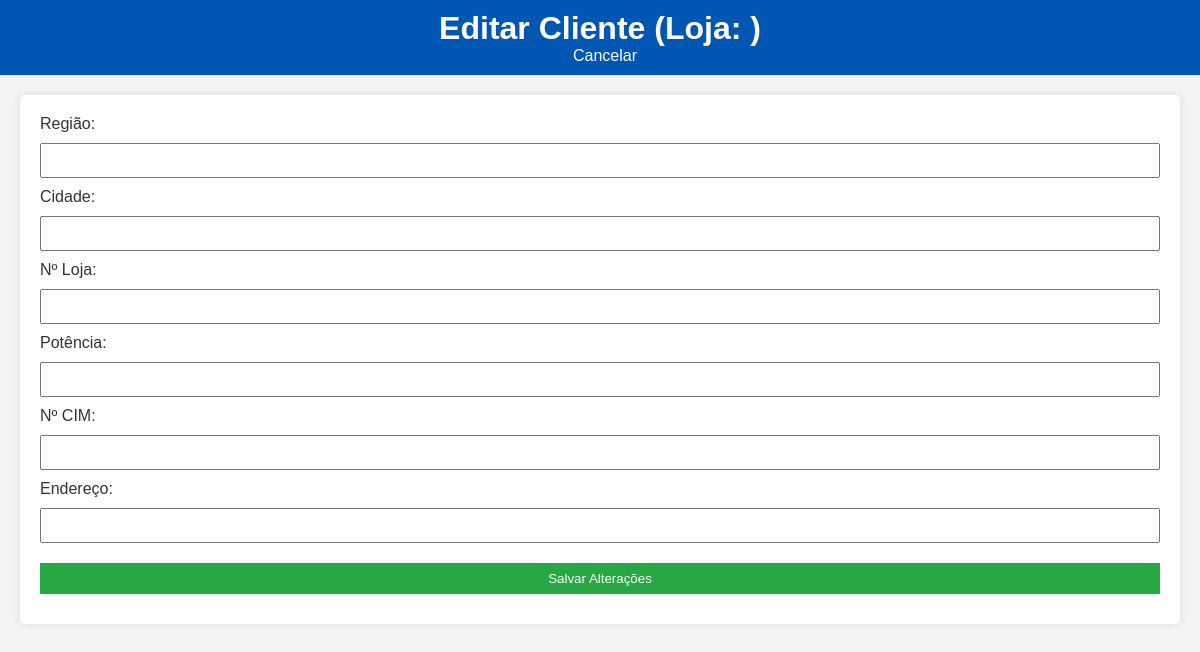
/cliente/editar/2, run on an earlier commit of the app's database.
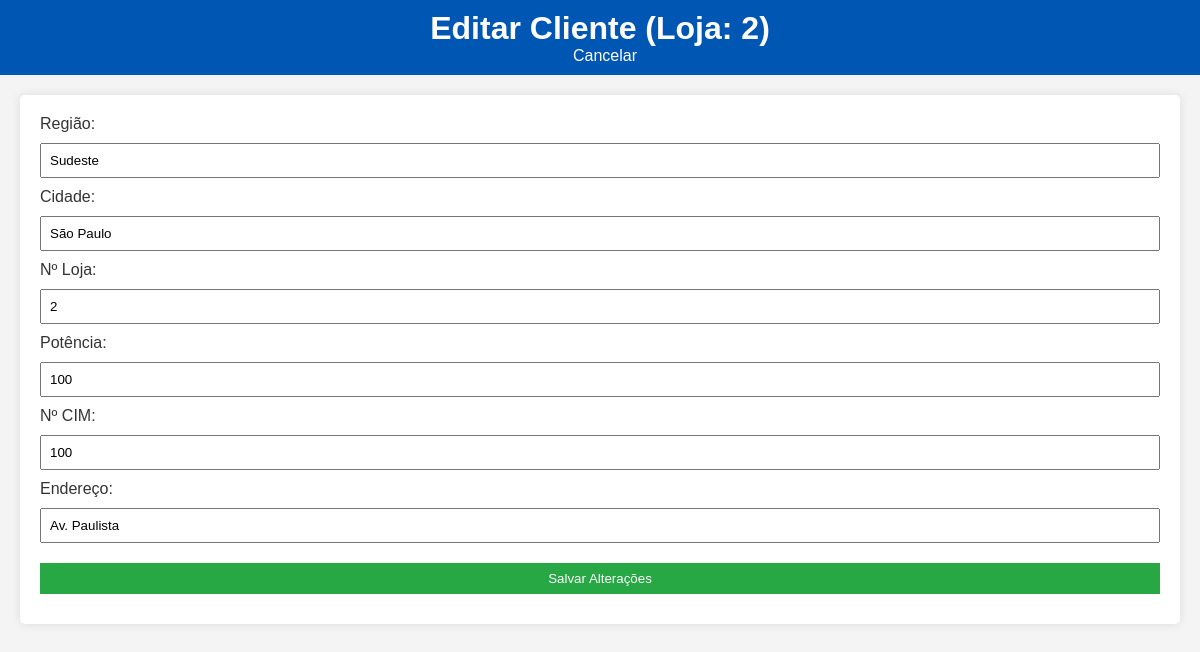
And on a later commit of the database.
### tables this page shows
CREATE TABLE clientes (
                 id INTEGER PRIMARY KEY,
                 regiao TEXT,
                 cidade TEXT,
                 num_loja TEXT,
                 potencia_loja TEXT,
                 num_cim TEXT,
                 endereco TEXT);

### app.py (the view, shortened to what this page needs)
@app.route('/cliente/editar/<int:id>', methods=['GET', 'POST'])
def editar_cliente(id):
    conn = sqlite3.connect('gestao.db')
    c = conn.cursor()
    c.execute("SELECT * FROM clientes WHERE id = ?", (id,))
    cliente = c.fetchone()
    conn.close()
    return render_template('editar_cliente.html', cliente=cliente)

### templates/editar_cliente.html (shortened to what this page needs)
<!DOCTYPE html>
<html lang="pt-BR">
<head>
    <link rel="stylesheet" href="{{ url_for('static', filename='style.css') }}">
</head>
<body>
    <header>
        <h1>Editar Cliente (Loja: {{ cliente[3] }})</h1>
        <a href="{{ url_for('clientes') }}" class="back-btn">Cancelar</a>
    </header>
    <main>
        <form method="POST">
            <label>Região: <input type="text" name="regiao" value="{{ cliente[1] }}" required></label>
            <label>Cidade: <input type="text" name="cidade" value="{{ cliente[2] }}" required></label>
            <label>Nº Loja: <input type="text" name="num_loja" value="{{ cliente[3] }}" required></label>
            <label>Potência: <input type="text" name="potencia_loja" value="{{ cliente[4] }}"></label>
            <label>Nº CIM: <input type="text" name="num_cim" value="{{ cliente[5] }}"></label>
            <label>Endereço: <input type="text" name="endereco" value="{{ cliente[6] }}"></label>
            <button type="submit">Salvar Alterações</button>
        </form>
    </main>
</body>
</html>

What changed in the data, as far as the page shows it:
added clientes: num_loja "2", regiao "Sudeste", cidade "São Paulo", potencia_loja "100", num_cim "100", endereco "Av. Paulista"
